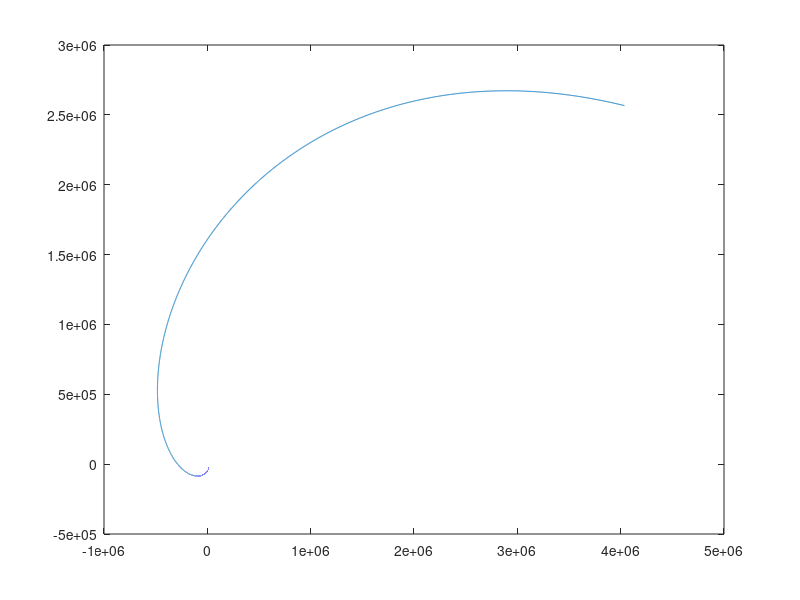

The MATLAB script that drew this image:
%Adi
clear all
clc
h=0.001; n=25/h;

% initial values
%dx(1)=1.742;
vx(1)=1.742;
x(1)=0;
%dy(1)=-0.356;
vy(1)=-0.356;
y(1)=-0.3176;
dvx(1)=-1.075086373;
dvy(1)=5.973716254;
u=0.01215;

% two equations to solve. 
% 1. x'=vx       y'=vy
% 2. vx'=f       vy'=g
% %modified eulers method
% x1 = x0 + u0 ?t
% 
% y1 = y0 + v0 ?t
% 
% z1 = z0 + w0 ?t.
% 
% Furthermore, we can compute the change in the velocities during the interval ?t based on the acceleration due to the force acting on the star at P
% 
% u1 = u0 + Fx?t
% 
% v1 = v0 + Fy?t
% 
% w1 = w0 + Fz?t.
for i= 1:n
    t(i)=h*(i);
    
% evaluation of first derivative, evaluating x and y
    xeu(i)=x(i)+h*vx(i);
    x(i+1)=x(i)+(h/2)*(vx(i)+xeu(i));
    %x(i)=x(i+1);
    yeu(i)=y(i)+h*vy(i);
    y(i+1)=y(i)+(h/2)*(vy(i)+yeu(i));
    %y(i)=y(i+1);
% calculation of second derivative, evaluating vx and vy
    
vxeu(i)=vx(i)+h*(2*vy(i)+x(i)-((1-u)*(x(i)+u)/((x(i)+u)^2+y(i)^2)^1.5)- (u*(x(i)-1+u)/((x(i)-1+u)^2+y(i)^2)^1.5)); 
vx(i+1)=vx(i)+(h/2)*((2*vy(i)+x(i)-((1-u)*(x(i)+u)/((x(i)+u)^2+y(i)^2)^1.5)- (u*(x(i)-1+u)/((x(i)-1+u)^2+y(i)^2)^1.5))+vxeu(i)); 
  %vx(i+1)=dvx(i+1); 
vyeu(i)=vy(i)+h*(y(i)-2*vx(i)-((1-u)*y(i)/((x(i)+u)^2+y(i)^2)^1.5)- (u*y(i)/((x(i)-1+u)^2+y(i)^2)^1.5));  
vy(i+1)=vy(i)+(h/2)*((y(i)-2*vx(i)-((1-u)*y(i)/((x(i)+u)^2+y(i)^2)^1.5)- (u*y(i)/((x(i)-1+u)^2+y(i)^2)^1.5))+vyeu(i));
  vy(i)=vy(i+1);
  vx(i)=vx(i+1);        
  %increment in coordinates
          x(i)=x(i+1);
          y(i)=y(i+1);
end
figure(1);
plot(x,y);


